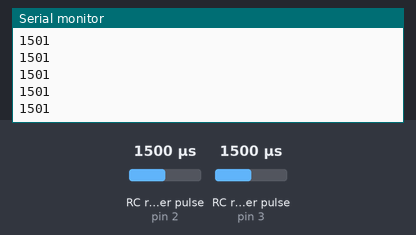
The sketch below on a simulated Arduino Uno, built with avr-gcc and run on an emulated ATmega328P. Shown: the last lines printed to the serial monitor. Wiring (inferred from the names in the program): 2 × RC receiver channel: data pin 2 / data pin 3. The inputs (shaded band) are chosen by the test bench; at power-on: RC receiver pulse (sensors on pin 3, pin 2) 1500 µs.

Above: at 1.2 s.
1.3 s: RC receiver pulse (sensor on pin 3) set to 1020 µs
At 1.8 s:
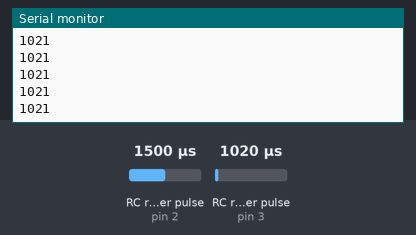
2.8 s: RC receiver pulse (sensor on pin 3) set to 1250 µs
At 3.6 s:
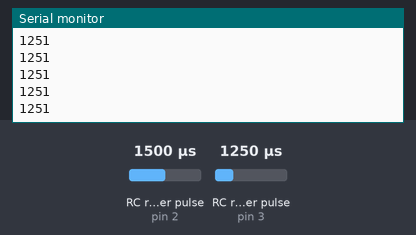
Timing chart, 0 to 5.8 s (numbered marks = the images above; inputs shaded):
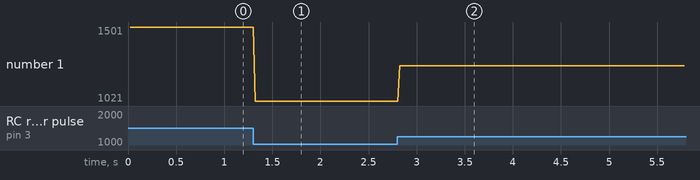

Measured:
- after the input at 1.3 s, the serial monitor: prints a new line at once (image 1)
- after the input at 2.8 s, the serial monitor: prints a new line at once (image 2)
- plotted number 1: 1501 → 1021 after the input at 1.3 s, 1021 → 1251 after the input at 2.8 s

The sketch:

TransmitTest.ino
```cpp
#define ch2_INPUT 2 // right stick y axis
#define ch3_INPUT 3 //left stick y axis

// Define floor and ceiling values for the transmitter here. MUST DETERMINE THESE ON YOUR OWN! They vary from transmitter to transmitter. These values also might change depending on the reciever. Always check these values after purchasing new a new transmitter or receiver.
#define transMin 950
#define transMax 1890
#define range 927


#define channel_5 5 // auxillary channel to control air compressor and firing
#define channel_6 6 // auxillary channel to control fan and barrel position

// Initializing variables at the top like a good programmer
// xmchn = "transmitter channel n". This is where I'll store transmitter channel values, which will then be changed into usable control values.
int rightStick;     // right stick
int leftStick;      //left stick
int ch5mode;
int ch6mode;


void setup() {

  // Reciever inputs go here.
  pinMode(ch2_INPUT, INPUT);
  pinMode(ch3_INPUT, INPUT);
  pinMode(channel_5, INPUT);
  pinMode(channel_6, INPUT);


  Serial.begin(57600);
  Serial.print("Setup is complete! \n");
}

void loop() {

  rightStick = pulseIn(ch2_INPUT, HIGH, 100000); // converts RC signal to PWM
  leftStick = pulseIn(ch3_INPUT, HIGH, 100000);

  Serial.print(leftStick);
  Serial.print("\n");

}
```
